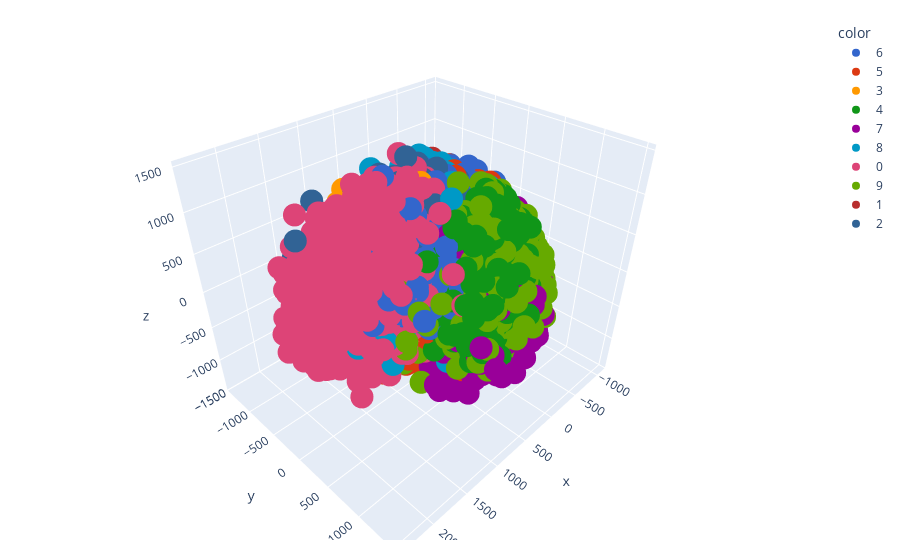

Write notebook code for a chart like this one.
### Markdown cell above
# 3D

### Code cell
from sklearn.decomposition import PCA
pca = PCA(n_components=3)
X_train_trf = pca.fit_transform(X_train)
X_test_trf = pca.transform(X_test)
import plotly.express as px

y_train_trf = y_train.astype('str')
fig = px.scatter_3d(df,
    x = X_train_trf[:,0],
    y = X_train_trf[:,1],
    z = X_train_trf[:,2],
    color=y_train_trf,
    color_discrete_sequence=px.colors.qualitative.G10

)

fig.update_layout(margin = dict(l=20,r=20,t=20,b=20))
fig.show()

### Figure 1 — Plotly figure (JSON) as saved in the notebook; plotly's stock layout.template omitted (floating-point values rounded to 4 significant figures; data arrays with more than 128 entries replaced by an {"elided": "..."} marker saying what was removed)
{"data": [{"hovertemplate": "color=6<br>x=%{x}<br>y=%{y}<br>z=%{z}<extra></extra>", "legendgroup": "6", "marker": {"color": "#3366CC", "symbol": "circle"}, "mode": "markers", "name": "6", "scene": "scene", "showlegend": true, "type": "scatter3d", "x": {"elided": "3352 float values"}, "y": {"elided": "3352 float values"}, "z": {"elided": "3352 float values"}}, {"hovertemplate": "color=5<br>x=%{x}<br>y=%{y}<br>z=%{z}<extra></extra>", "legendgroup": "5", "marker": {"color": "#DC3912", "symbol": "circle"}, "mode": "markers", "name": "5", "scene": "scene", "showlegend": true, "type": "scatter3d", "x": {"elided": "3093 float values"}, "y": {"elided": "3093 float values"}, "z": {"elided": "3093 float values"}}, {"hovertemplate": "color=3<br>x=%{x}<br>y=%{y}<br>z=%{z}<extra></extra>", "legendgroup": "3", "marker": {"color": "#FF9900", "symbol": "circle"}, "mode": "markers", "name": "3", "scene": "scene", "showlegend": true, "type": "scatter3d", "x": {"elided": "3414 float values"}, "y": {"elided": "3414 float values"}, "z": {"elided": "3414 float values"}}, {"hovertemplate": "color=4<br>x=%{x}<br>y=%{y}<br>z=%{z}<extra></extra>", "legendgroup": "4", "marker": {"color": "#109618", "symbol": "circle"}, "mode": "markers", "name": "4", "scene": "scene", "showlegend": true, "type": "scatter3d", "x": {"elided": "3233 float values"}, "y": {"elided": "3233 float values"}, "z": {"elided": "3233 float values"}}, {"hovertemplate": "color=7<br>x=%{x}<br>y=%{y}<br>z=%{z}<extra></extra>", "legendgroup": "7", "marker": {"color": "#990099", "symbol": "circle"}, "mode": "markers", "name": "7", "scene": "scene", "showlegend": true, "type": "scatter3d", "x": {"elided": "3508 float values"}, "y": {"elided": "3508 float values"}, "z": {"elided": "3508 float values"}}, {"hovertemplate": "color=8<br>x=%{x}<br>y=%{y}<br>z=%{z}<extra></extra>", "legendgroup": "8", "marker": {"color": "#0099C6", "symbol": "circle"}, "mode": "markers", "name": "8", "scene": "scene", "showlegend": true, "type": "scatter3d", "x": {"elided": "3228 float values"}, "y": {"elided": "3228 float values"}, "z": {"elided": "3228 float values"}}, {"hovertemplate": "color=0<br>x=%{x}<br>y=%{y}<br>z=%{z}<extra></extra>", "legendgroup": "0", "marker": {"color": "#DD4477", "symbol": "circle"}, "mode": "markers", "name": "0", "scene": "scene", "showlegend": true, "type": "scatter3d", "x": {"elided": "3316 float values"}, "y": {"elided": "3316 float values"}, "z": {"elided": "3316 float values"}}, {"hovertemplate": "color=9<br>x=%{x}<br>y=%{y}<br>z=%{z}<extra></extra>", "legendgroup": "9", "marker": {"color": "#66AA00", "symbol": "circle"}, "mode": "markers", "name": "9", "scene": "scene", "showlegend": true, "type": "scatter3d", "x": {"elided": "3350 float values"}, "y": {"elided": "3350 float values"}, "z": {"elided": "3350 float values"}}, {"hovertemplate": "color=1<br>x=%{x}<br>y=%{y}<br>z=%{z}<extra></extra>", "legendgroup": "1", "marker": {"color": "#B82E2E", "symbol": "circle"}, "mode": "markers", "name": "1", "scene": "scene", "showlegend": true, "type": "scatter3d", "x": {"elided": "3775 float values"}, "y": {"elided": "3775 float values"}, "z": {"elided": "3775 float values"}}, {"hovertemplate": "color=2<br>x=%{x}<br>y=%{y}<br>z=%{z}<extra></extra>", "legendgroup": "2", "marker": {"color": "#316395", "symbol": "circle"}, "mode": "markers", "name": "2", "scene": "scene", "showlegend": true, "type": "scatter3d", "x": {"elided": "3331 float values"}, "y": {"elided": "3331 float values"}, "z": {"elided": "3331 float values"}}], "layout": {"legend": {"title": {"text": "color"}, "tracegroupgap": 0}, "margin": {"b": 20, "l": 20, "r": 20, "t": 20}, "scene": {"domain": {"x": [0, 1], "y": [0, 1]}, "xaxis": {"title": {"text": "x"}}, "yaxis": {"title": {"text": "y"}}, "zaxis": {"title": {"text": "z"}}}}}
